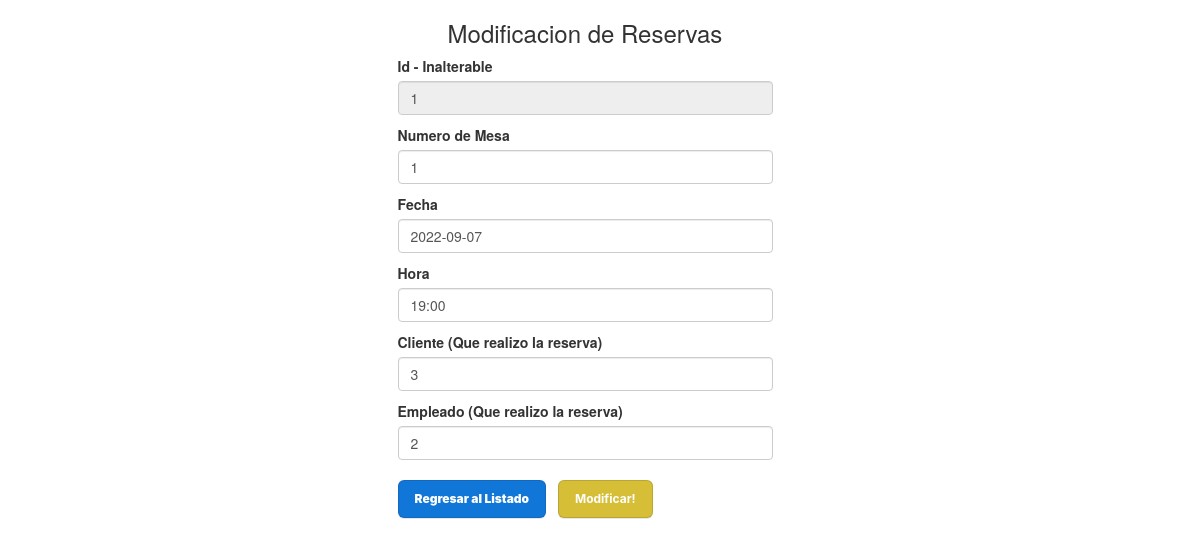
The app's page /ModificarReserva_pagina.php?id=1, older data.
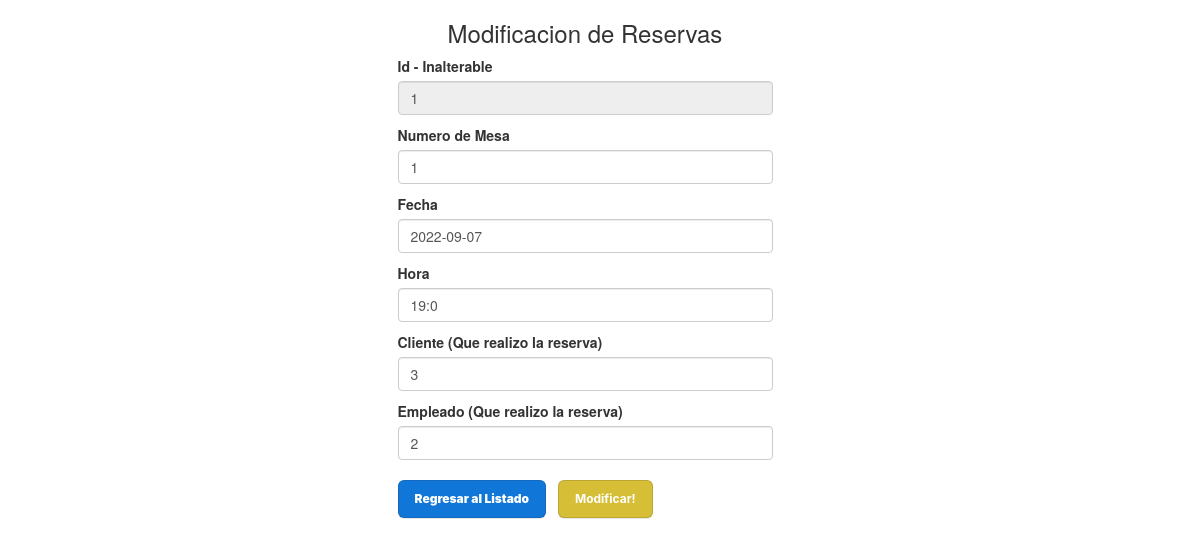
The same page, newer data.
### tables this page shows
CREATE TABLE `reserva` (
  `id_reserva` int(10) PRIMARY KEY NOT NULL AUTO_INCREMENT COMMENT 'ID de Mesa',
  `mesa` int(10) NULL COMMENT 'Numero de Mesa',
  `fecha` date NOT NULL COMMENT 'Fecha en la que se ocupo la Mesa',
  `hora` varchar(4) NOT NULL COMMENT 'Hora en que se ocupo la Mesa',
  `cliente` int(10) NULL COMMENT 'Cliente que ocupo la Mesa',
  `empleado` int(10) NULL COMMENT 'Empleado que atendio la Mesa',
  CONSTRAINT cliente FOREIGN KEY (cliente) REFERENCES usuario(id_usuario),
  CONSTRAINT empleado FOREIGN KEY (empleado) REFERENCES usuario(id_usuario),
  CONSTRAINT mesa FOREIGN KEY (mesa) REFERENCES mesa(id_mesa)
);

### modelo/conexion.php (called while the page is built)
<?php
class Conectar{
    public static function conexion (){
        try{
            $host ="localhost";
            $user ="root";
            $pass="";
            $bd="proyecto_grupo2";
            $con = mysqli_connect($host,$user,$pass);
            mysqli_select_db($con,$bd);
            return $con;
        }catch(Exception $e){
    die('Error'.$e->getMessage());
    echo "La linea de error " . $e->getLine();
        }
    }
    }
?>

### modelo/Reserva.php (called while the page is built, shortened)
<?php
class Reserva
{
    private $con;
    public function __construct()
    {
        require_once("conexion.php");
        $this->con = conectar::conexion();
    }
    public function get_data($id)
    {
        $sql = "SELECT * FROM reserva WHERE id_reserva = $id";
        $query = mysqli_query($this->con, $sql);
        return $query;
    }
}
?>

### vista/Modificar_Reserva_view.php (the view, shortened to what this page needs)
<!DOCTYPE html>
<html lang="es">
<head>
        <link href="https://cdn.jsdelivr.net/npm/bootstrap@5.2.0/dist/css/bootstrap.min.css" rel="stylesheet">
        <link href="https://maxcdn.bootstrapcdn.com/bootstrap/3.3.7/css/bootstrap.min.css" rel="stylesheet">
        <link href="https://maxcdn.bootstrapcdn.com/font-awesome/4.7.0/css/font-awesome.min.css" rel="stylesheet">
</head>
<body>
        <?php foreach ($reserva_modificar as $reserva) : ?>
                <form class="col-4" method="POST">
                        <h3 class="text-center">Modificacion de Reservas</h3>
                        <div class="mb-3">
                                <label class="form-label">Id - Inalterable</label>
                                <input type="number" class="form-control" name="id" value="<?php echo $reserva['id_reserva'] ?>" readonly>
                        </div>
                        <div class="mb-3">
                                <label class="form-label">Numero de Mesa</label>
                                <input type="number" class="form-control" name="num_mesa" value="<?php echo $reserva['mesa'] ?>">
                        </div>
                        <div class="mb-3">
                                <label class="form-label">Fecha</label>
                                <input type="text" class="form-control" name="fecha" value="<?php echo $reserva['fecha'] ?>">
                        </div>
                        <div class="mb-3">
                                <label class="form-label">Hora</label>
                                <input type="text" class="form-control" name="hora" value="<?php echo $reserva['hora'] ?>">
                        </div>
                        <div class="mb-3">
                                <label class="form-label">Cliente (Que realizo la reserva)</label>
                                <input type="text" class="form-control" name="cliente_id" value="<?php echo $reserva['cliente'] ?>">
                        </div>
                        <div class="mb-3">
                                <label class="form-label">Empleado (Que realizo la reserva)</label>
                                <input type="text" class="form-control" name="empleado_id" value="<?php echo $reserva['empleado'] ?>">
                        </div>
                        <a href="PAGINA_GestionReservas.php" class="button-2" style="color:white; text-decoration:none;">Regresar al Listado</a>
                        <button type="submit" class="button-3" name="modificacion" value="enviar">Modificar!</button>
                </form>
        <?php endforeach; ?>
</body>
</html>

Row changes from the older to the newer data that the page shows:
changed reserva id 1: hora "19:00" → "19:0"
